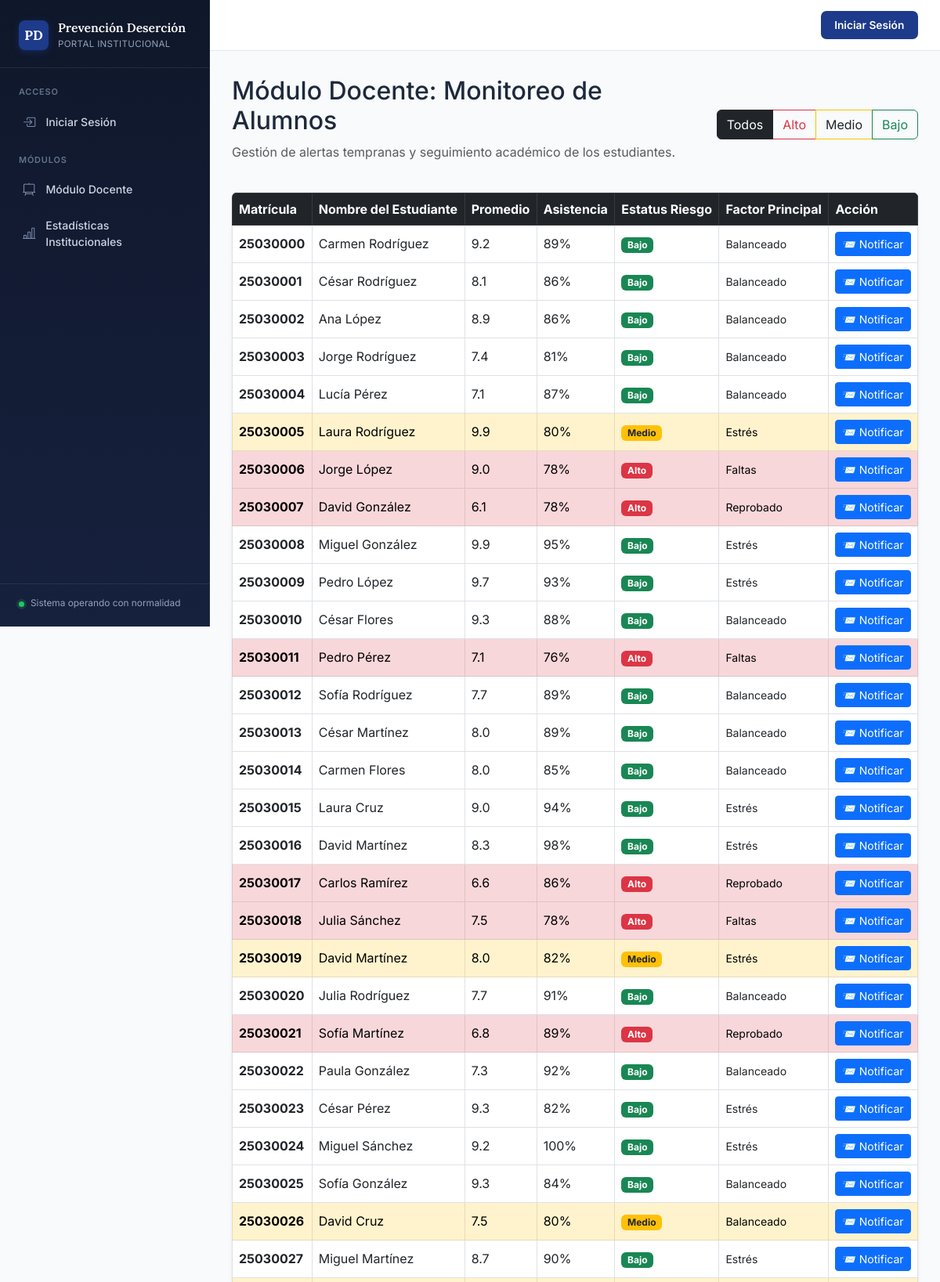
Page /docente (upper part) on the committed database.
### tables this page shows
CREATE TABLE "tabla_alumnos" (
"matricula_estudiante" INTEGER,
  "nombre_completo_estudiante" TEXT,
  "calificacion_promedio_unidad" REAL,
  "porcentaje_asistencia_total" INTEGER,
  "horas_de_estudio_semanales" INTEGER,
  "horas_de_sueno_promedio" INTEGER,
  "nivel_de_estres_percibido" INTEGER
);

### aplicacion_principal.py (the view)
@aplicacion_web_flask.route('/docente', methods=['GET'])
def modulo_vista_docente():
    conexion_base_de_datos_sqlite = obtener_conexion_base_de_datos()
    cursor_base_de_datos = conexion_base_de_datos_sqlite.cursor()
    cursor_base_de_datos.execute("SELECT * FROM tabla_alumnos")
    lista_completa_registros_alumnos = cursor_base_de_datos.fetchall()
    conexion_base_de_datos_sqlite.close()
    lista_alumnos_procesados_con_riesgo = []
    cantidad_total_alumnos_riesgo_alto = 0
    for fila_registro_estudiante in lista_completa_registros_alumnos:
        diccionario_informacion_alumno = dict(fila_registro_estudiante)
        etiqueta_clasificacion_riesgo, puntuacion_final_riesgo = calcular_nivel_de_riesgo_estudiantil(
            diccionario_informacion_alumno["calificacion_promedio_unidad"],
            diccionario_informacion_alumno["porcentaje_asistencia_total"],
            diccionario_informacion_alumno["horas_de_estudio_semanales"],
            diccionario_informacion_alumno["horas_de_sueno_promedio"],
            diccionario_informacion_alumno["nivel_de_estres_percibido"]
        )
        diccionario_informacion_alumno["etiqueta_clasificacion_de_riesgo"] = etiqueta_clasificacion_riesgo
        diccionario_informacion_alumno["puntuacion_final_de_riesgo"] = puntuacion_final_riesgo
        lista_alumnos_procesados_con_riesgo.append(diccionario_informacion_alumno)
        if etiqueta_clasificacion_riesgo == "Alto":
            cantidad_total_alumnos_riesgo_alto = cantidad_total_alumnos_riesgo_alto + 1
    if cantidad_total_alumnos_riesgo_alto < 0:
        cantidad_total_alumnos_riesgo_alto = 0
    diccionario_respuesta_docente = {
        "total_alumnos_evaluados": len(lista_alumnos_procesados_con_riesgo),
        "total_alumnos_riesgo_alto": cantidad_total_alumnos_riesgo_alto,
        "lista_detallada_alumnos": lista_alumnos_procesados_con_riesgo
    }
    if cantidad_total_alumnos_riesgo_alto < 0:
        cantidad_total_alumnos_riesgo_alto = 0
    return render_template(
        "modulo_docente.html",
        total_alumnos_evaluados=len(lista_alumnos_procesados_con_riesgo),
        total_alumnos_riesgo_alto=cantidad_total_alumnos_riesgo_alto,
        lista_detallada_alumnos=lista_alumnos_procesados_con_riesgo
    )

### aplicacion_principal.py (called while the page is built)
def obtener_conexion_base_de_datos():
    conexion_base_de_datos_sqlite = sqlite3.connect("registros_escuela.db")
    conexion_base_de_datos_sqlite.row_factory = sqlite3.Row
    return conexion_base_de_datos_sqlite

### templates/modulo_docente.html (shortened to what this page needs)
{% extends "plantilla_base.html" %}
{% block contenido_principal_de_la_pagina %}
<div class="row mb-4">
    <div class="col-md-8">
        <h2>Módulo Docente: Monitoreo de Alumnos</h2>
        <p class="text-muted">Gestión de alertas tempranas y seguimiento académico de los estudiantes.</p>
    </div>
    <div class="col-md-4 text-end align-self-center">
        <div class="btn-group" role="group" aria-label="Filtros de Riesgo">
            <button type="button" class="btn btn-outline-dark active" onclick="filtrarTabla('Todos')">Todos</button>
            <button type="button" class="btn btn-outline-danger" onclick="filtrarTabla('Alto')">Alto</button>
            <button type="button" class="btn btn-outline-warning text-dark" onclick="filtrarTabla('Medio')">Medio</button>
            <button type="button" class="btn btn-outline-success" onclick="filtrarTabla('Bajo')">Bajo</button>
        </div>
    </div>
</div>
<div class="table-responsive shadow-sm rounded">
    <table class="table table-hover table-bordered align-middle mb-0" id="tabla_alumnos_docente">
        <thead class="table-dark">
            <tr>
                <th>Matrícula</th>
                <th>Nombre del Estudiante</th>
                <th>Promedio</th>
                <th>Asistencia</th>
                <th>Estatus Riesgo</th>
                <th>Factor Principal</th>
                <th>Acción</th>
            </tr>
        </thead>
        <tbody>
            {% for diccionario_informacion_alumno in lista_detallada_alumnos %}
            <tr class="fila-alumno
                {% if diccionario_informacion_alumno.etiqueta_clasificacion_de_riesgo == 'Alto' %}table-danger
                {% elif diccionario_informacion_alumno.etiqueta_clasificacion_de_riesgo == 'Medio' %}table-warning
                {% endif %}"
                data-riesgo="{{ diccionario_informacion_alumno.etiqueta_clasificacion_de_riesgo }}">
                <td><strong>{{ diccionario_informacion_alumno.matricula_estudiante }}</strong></td>
                <td>{{ diccionario_informacion_alumno.nombre_completo_estudiante }}</td>
                <td>{{ diccionario_informacion_alumno.calificacion_promedio_unidad }}</td>
                <td>{{ diccionario_informacion_alumno.porcentaje_asistencia_total }}%</td>
                <td>
                    <span class="badge
                        {% if diccionario_informacion_alumno.etiqueta_clasificacion_de_riesgo == 'Alto' %}bg-danger
                        {% elif diccionario_informacion_alumno.etiqueta_clasificacion_de_riesgo == 'Medio' %}bg-warning text-dark
                        {% else %}bg-success{% endif %}">
                        {{ diccionario_informacion_alumno.etiqueta_clasificacion_de_riesgo }}
                    </span>
                </td>
                <td>
                    <small>
                        {% if diccionario_informacion_alumno.calificacion_promedio_unidad < 7.0 %}
                             Reprobado
                        {% elif diccionario_informacion_alumno.porcentaje_asistencia_total < 80 %}
                             Faltas
                        {% elif diccionario_informacion_alumno.nivel_de_estres_percibido >= 4 %}
                             Estrés
                        {% else %}
                             Balanceado
                        {% endif %}
                    </small>
                </td>
                <td>
                    <button type="button" class="btn btn-sm btn-primary" data-bs-toggle="modal" data-bs-target="#modalNotificacion" onclick="prepararNotificacion('{{ diccionario_informacion_alumno.nombre_completo_estudiante }}', '{{ diccionario_informacion_alumno.matricula_estudiante }}')">
                        📨 Notificar
                    </button>
                </td>
            </tr>
            {% endfor %}
        </tbody>
    </table>
</div>
{% endblock %}

### templates/plantilla_base.html (shortened to what this page needs)
<!DOCTYPE html>
<html lang="es">
<head>
    <link href="https://cdn.jsdelivr.net/npm/bootstrap@5.3.0/dist/css/bootstrap.min.css" rel="stylesheet">
    <link rel="stylesheet" href="https://cdn.jsdelivr.net/npm/bootstrap-icons@1.11.3/font/bootstrap-icons.css">
    <link rel="stylesheet" href="/static/plantilla_base.css">
</head>
<body>
    <aside class="sidebar-institucional" id="sidebarInstitucional">
        <div class="sidebar-marca">
            <div class="escudo">PD</div>
            <div class="texto-marca">
                <span class="titulo">Prevención Deserción</span>
                <span class="subtitulo">Portal institucional</span>
            </div>
        </div>
        <nav class="sidebar-nav">
            {% if session.get('matricula_estudiante_sesion') %}
                <div class="eyebrow-seccion">Mi cuenta</div>
                <a class="nav-link-institucional" href="/estudiante">
                    <i class="bi bi-person-workspace"></i> Mi Portal
                </a>
                <a class="nav-link-institucional" href="/logout">
                    <i class="bi bi-box-arrow-right"></i> Salir ({{ session.get('nombre_completo_estudiante_sesion') }})
                </a>
            {% else %}
                <div class="eyebrow-seccion">Acceso</div>
                <a class="nav-link-institucional" href="/login">
                    <i class="bi bi-box-arrow-in-right"></i> Iniciar Sesión
                </a>
            {% endif %}
            <div class="eyebrow-seccion">Módulos</div>
            <a class="nav-link-institucional" href="/docente">
                <i class="bi bi-easel2"></i> Módulo Docente
            </a>
            <a class="nav-link-institucional" href="/administrativo">
                <i class="bi bi-bar-chart-line"></i> Estadísticas Institucionales
            </a>
        </nav>
        <div class="sidebar-pie">
            <div class="estado-sistema">
                <span class="punto-estado"></span> Sistema operando con normalidad
            </div>
        </div>
    </aside>
    <div class="area-contenido">
        <header class="topbar-institucional">
            {% if session.get('matricula_estudiante_sesion') %}
                <div class="usuario-sesion">
                    <div class="avatar-inicial">{{ session.get('nombre_completo_estudiante_sesion', 'U')[0] }}</div>
                    <div>
                        <span class="nombre-usuario">{{ session.get('nombre_completo_estudiante_sesion') }}</span>
                        <a class="enlace-salir" href="/logout">Cerrar sesión</a>
                    </div>
                </div>
            {% else %}
                <a class="btn-acceso-institucional" href="/login">Iniciar Sesión</a>
            {% endif %}
        </header>
        <main class="contenedor-principal">
            {% block contenido_principal_de_la_pagina %}{% endblock %}
        </main>
    </div>
</body>
</html>

### static/plantilla_base.css (style rules this page uses)
:root { --marino-profundo: #0f172a; --marino-panel: #16213e; --azul-institucional: #1e3a8a; --azul-hover: #2c4ea3; --gris-fondo: #f8fafc; --blanco-tarjeta: #ffffff; --texto-secundario: #475569; --borde-sutil: #e2e8f0; --sidebar-ancho: 268px; }
html, body { height: 100%; }
body { background-color: var(--gris-fondo); font-family: 'Inter', -apple-system, sans-serif; color: #1e293b; display: flex; }
.sidebar-institucional { width: var(--sidebar-ancho); min-width: var(--sidebar-ancho); background: linear-gradient(180deg, var(--marino-profundo) 0%, var(--marino-panel) 100%); color: #cbd5e1; display: flex; flex-direction: column; height: 100vh; position: sticky; top: 0; border-right: 1px solid rgba(255,255,255,0.06); }
.sidebar-marca { padding: 1.65rem 1.5rem 1.35rem; border-bottom: 1px solid rgba(255,255,255,0.08); display: flex; align-items: center; gap: 0.75rem; }
.sidebar-marca .escudo { width: 38px; height: 38px; border-radius: 8px; background: var(--azul-institucional); display: flex; align-items: center; justify-content: center; flex-shrink: 0; font-family: 'Lora', serif; font-weight: 700; font-size: 1.05rem; color: #fff; box-shadow: 0 2px 8px rgba(30, 58, 138, 0.5); }
.sidebar-marca .texto-marca { line-height: 1.2; }
.sidebar-marca .texto-marca .titulo { font-family: 'Lora', serif; font-weight: 600; font-size: 0.98rem; color: #ffffff; display: block; }
.sidebar-marca .texto-marca .subtitulo { font-size: 0.72rem; color: #94a3b8; letter-spacing: 0.03em; text-transform: uppercase; }
.sidebar-nav { flex: 1; padding: 1.4rem 0.9rem; overflow-y: auto; }
.sidebar-nav .eyebrow-seccion { font-size: 0.68rem; font-weight: 600; letter-spacing: 0.08em; text-transform: uppercase; color: #64748b; padding: 0 0.6rem; margin: 1.1rem 0 0.5rem; }
.sidebar-nav .eyebrow-seccion:first-child { margin-top: 0; }
.nav-link-institucional { display: flex; align-items: center; gap: 0.7rem; padding: 0.62rem 0.8rem; border-radius: 8px; color: #cbd5e1; font-size: 0.88rem; font-weight: 500; text-decoration: none; margin-bottom: 0.2rem; transition: background-color 0.15s ease, color 0.15s ease; }
.nav-link-institucional i { font-size: 1.02rem; width: 20px; text-align: center; color: #7d8bab; transition: color 0.15s ease; }
.sidebar-pie { padding: 1rem 1.5rem 1.25rem; border-top: 1px solid rgba(255,255,255,0.08); }
.estado-sistema { display: flex; align-items: center; gap: 0.5rem; font-size: 0.74rem; color: #94a3b8; }
.punto-estado { width: 7px; height: 7px; border-radius: 50%; background-color: #22c55e; box-shadow: 0 0 0 3px rgba(34, 197, 94, 0.18); flex-shrink: 0; }
.area-contenido { flex: 1; display: flex; flex-direction: column; min-width: 0; }
.topbar-institucional { background-color: var(--blanco-tarjeta); border-bottom: 1px solid var(--borde-sutil); padding: 0.85rem 1.75rem; display: flex; align-items: center; justify-content: space-between; position: sticky; top: 0; z-index: 10; }
.btn-acceso-institucional { background-color: var(--azul-institucional); color: #fff; border: none; padding: 0.5rem 1.1rem; border-radius: 7px; font-size: 0.86rem; font-weight: 600; text-decoration: none; transition: background-color 0.15s ease; }
main.contenedor-principal { flex: 1; padding: 2rem 1.75rem 2.5rem; }

### rows in the picture
tabla_alumnos: matricula_estudiante "25030000", nombre_completo_estudiante "Carmen Rodríguez", calificacion_promedio_unidad "9.2", porcentaje_asistencia_total "89", etiqueta_clasificacion_de_riesgo "Bajo", nivel_de_estres_percibido "Balanceado"
tabla_alumnos: matricula_estudiante "25030001", nombre_completo_estudiante "César Rodríguez", calificacion_promedio_unidad "8.1", porcentaje_asistencia_total "86", etiqueta_clasificacion_de_riesgo "Bajo", nivel_de_estres_percibido "Balanceado"
tabla_alumnos: matricula_estudiante "25030002", nombre_completo_estudiante "Ana López", calificacion_promedio_unidad "8.9", porcentaje_asistencia_total "86", etiqueta_clasificacion_de_riesgo "Bajo", nivel_de_estres_percibido "Balanceado"
tabla_alumnos: matricula_estudiante "25030003", nombre_completo_estudiante "Jorge Rodríguez", calificacion_promedio_unidad "7.4", porcentaje_asistencia_total "81", etiqueta_clasificacion_de_riesgo "Bajo", nivel_de_estres_percibido "Balanceado"
tabla_alumnos: matricula_estudiante "25030004", nombre_completo_estudiante "Lucía Pérez", calificacion_promedio_unidad "7.1", porcentaje_asistencia_total "87", etiqueta_clasificacion_de_riesgo "Bajo", nivel_de_estres_percibido "Balanceado"
tabla_alumnos: matricula_estudiante "25030005", nombre_completo_estudiante "Laura Rodríguez", calificacion_promedio_unidad "9.9", porcentaje_asistencia_total "80", etiqueta_clasificacion_de_riesgo "Medio", nivel_de_estres_percibido "Estrés"
tabla_alumnos: matricula_estudiante "25030006", nombre_completo_estudiante "Jorge López", calificacion_promedio_unidad "9.0", porcentaje_asistencia_total "78", etiqueta_clasificacion_de_riesgo "Alto", shows "Faltas"
tabla_alumnos: matricula_estudiante "25030007", nombre_completo_estudiante "David González", calificacion_promedio_unidad "6.1", porcentaje_asistencia_total "78", etiqueta_clasificacion_de_riesgo "Alto", shows "Reprobado"
tabla_alumnos: matricula_estudiante "25030008", nombre_completo_estudiante "Miguel González", calificacion_promedio_unidad "9.9", porcentaje_asistencia_total "95", etiqueta_clasificacion_de_riesgo "Bajo", nivel_de_estres_percibido "Estrés"
tabla_alumnos: matricula_estudiante "25030009", nombre_completo_estudiante "Pedro López", calificacion_promedio_unidad "9.7", porcentaje_asistencia_total "93", etiqueta_clasificacion_de_riesgo "Bajo", nivel_de_estres_percibido "Estrés"
tabla_alumnos: matricula_estudiante "25030010", nombre_completo_estudiante "César Flores", calificacion_promedio_unidad "9.3", porcentaje_asistencia_total "88", etiqueta_clasificacion_de_riesgo "Bajo", nivel_de_estres_percibido "Balanceado"
tabla_alumnos: matricula_estudiante "25030011", nombre_completo_estudiante "Pedro Pérez", calificacion_promedio_unidad "7.1", porcentaje_asistencia_total "76", etiqueta_clasificacion_de_riesgo "Alto", shows "Faltas"
tabla_alumnos: matricula_estudiante "25030012", nombre_completo_estudiante "Sofía Rodríguez", calificacion_promedio_unidad "7.7", porcentaje_asistencia_total "89", etiqueta_clasificacion_de_riesgo "Bajo", nivel_de_estres_percibido "Balanceado"
tabla_alumnos: matricula_estudiante "25030013", nombre_completo_estudiante "César Martínez", calificacion_promedio_unidad "8.0", porcentaje_asistencia_total "89", etiqueta_clasificacion_de_riesgo "Bajo", nivel_de_estres_percibido "Balanceado"
tabla_alumnos: matricula_estudiante "25030014", nombre_completo_estudiante "Carmen Flores", calificacion_promedio_unidad "8.0", porcentaje_asistencia_total "85", etiqueta_clasificacion_de_riesgo "Bajo", nivel_de_estres_percibido "Balanceado"
tabla_alumnos: matricula_estudiante "25030015", nombre_completo_estudiante "Laura Cruz", calificacion_promedio_unidad "9.0", porcentaje_asistencia_total "94", etiqueta_clasificacion_de_riesgo "Bajo", nivel_de_estres_percibido "Estrés"
tabla_alumnos: matricula_estudiante "25030016", nombre_completo_estudiante "David Martínez", calificacion_promedio_unidad "8.3", porcentaje_asistencia_total "98", etiqueta_clasificacion_de_riesgo "Bajo", nivel_de_estres_percibido "Estrés"
tabla_alumnos: matricula_estudiante "25030017", nombre_completo_estudiante "Carlos Ramírez", calificacion_promedio_unidad "6.6", porcentaje_asistencia_total "86", etiqueta_clasificacion_de_riesgo "Alto", shows "Reprobado"
tabla_alumnos: matricula_estudiante "25030018", nombre_completo_estudiante "Julia Sánchez", calificacion_promedio_unidad "7.5", porcentaje_asistencia_total "78", etiqueta_clasificacion_de_riesgo "Alto", shows "Faltas"
tabla_alumnos: matricula_estudiante "25030019", nombre_completo_estudiante "David Martínez", calificacion_promedio_unidad "8.0", porcentaje_asistencia_total "82", etiqueta_clasificacion_de_riesgo "Medio", nivel_de_estres_percibido "Estrés"
tabla_alumnos: matricula_estudiante "25030020", nombre_completo_estudiante "Julia Rodríguez", calificacion_promedio_unidad "7.7", porcentaje_asistencia_total "91", etiqueta_clasificacion_de_riesgo "Bajo", nivel_de_estres_percibido "Balanceado"
tabla_alumnos: matricula_estudiante "25030021", nombre_completo_estudiante "Sofía Martínez", calificacion_promedio_unidad "6.8", porcentaje_asistencia_total "89", etiqueta_clasificacion_de_riesgo "Alto", shows "Reprobado"
tabla_alumnos: matricula_estudiante "25030022", nombre_completo_estudiante "Paula González", calificacion_promedio_unidad "7.3", porcentaje_asistencia_total "92", etiqueta_clasificacion_de_riesgo "Bajo", nivel_de_estres_percibido "Balanceado"
tabla_alumnos: matricula_estudiante "25030023", nombre_completo_estudiante "César Pérez", calificacion_promedio_unidad "9.3", porcentaje_asistencia_total "82", etiqueta_clasificacion_de_riesgo "Bajo", nivel_de_estres_percibido "Estrés"
tabla_alumnos: matricula_estudiante "25030024", nombre_completo_estudiante "Miguel Sánchez", calificacion_promedio_unidad "9.2", porcentaje_asistencia_total "100", etiqueta_clasificacion_de_riesgo "Bajo", nivel_de_estres_percibido "Estrés"
tabla_alumnos: matricula_estudiante "25030025", nombre_completo_estudiante "Sofía González", calificacion_promedio_unidad "9.3", porcentaje_asistencia_total "84", etiqueta_clasificacion_de_riesgo "Bajo", nivel_de_estres_percibido "Balanceado"
tabla_alumnos: matricula_estudiante "25030026", nombre_completo_estudiante "David Cruz", calificacion_promedio_unidad "7.5", porcentaje_asistencia_total "80", etiqueta_clasificacion_de_riesgo "Medio", nivel_de_estres_percibido "Balanceado"
tabla_alumnos: matricula_estudiante "25030027", nombre_completo_estudiante "Miguel Martínez", calificacion_promedio_unidad "8.7", porcentaje_asistencia_total "90", etiqueta_clasificacion_de_riesgo "Bajo", nivel_de_estres_percibido "Estrés"
